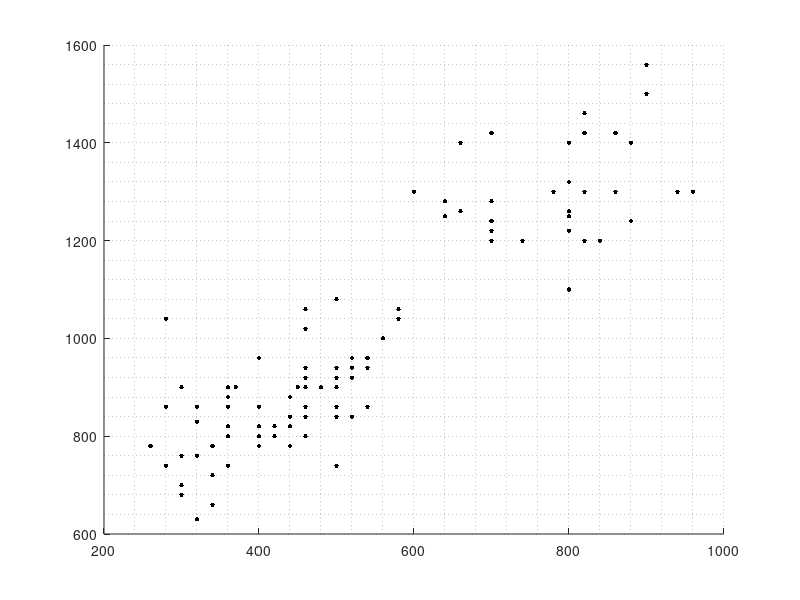

MATLAB code for this plot: (Note: this script raises an error after producing the figure.)

% Clasificar:
% p(clases=c | x) = ( p(x|clase=c) * P(clase=c) ) / p(x)

% Paso E:
% \gamma_c (x) = ( p(x|clase=c; \theta^{n-1}) * P(c;\theta^{n-1}) ) / p(x;\theta^{n-1})

% Paso M:
% \µ^n_c = \sum x * \gamma_c
% cov^n_c = (\sum (x-µ^n_c)*(x-µ^n_c)T * \gamma_c (x)) / sum(\gamma_c(x))
% pi_c = P(c; \theta^{n-1}) = sum(\gamma_c(x))/N


clear all
close all
%graphics_toolkit('gnuplot');
myGreen = [0 0.5 0];

a_total = load('a.txt');
o_total = load('o.txt');
u_total = load('u.txt');

%% Separo en test y train
% a
ind_perm = randperm(length(a_total));	% Entreno en cada corrida con otras muestras
a_train = a_total(ind_perm(1:35),1:2);
a_test = a_total(ind_perm(36:end),1:2);
% o
ind_perm = randperm(length(o_total));	% Entreno en cada corrida con otras muestras
o_train = o_total(ind_perm(1:35),1:2);
o_test = o_total(ind_perm(36:end),1:2);
% u
ind_perm = randperm(length(u_total));	% Entreno en cada corrida con otras muestras
u_train = u_total(ind_perm(1:35),1:2);
u_test = u_total(ind_perm(36:end),1:2);

%% Gráficos conjunto de puntos
train = [a_train;o_train;u_train];

% Hago el 'scatter' de las muestras sin clasificar
figure
hold on
plot(train(:,1), train(:,2),'k.', 'MarkerSize', 10)
grid minor
close

%% Entrenamiento:
% Inicialización con puntos: usar 5 puntos de train con etiquetas para inicializar
% Inicialización supervisada
%[a,b,c,d,e,f,g,h,i] = inicializacion(train, [5], length(a_train));
% Inicialización no supervisada (random)
[a,b,c,d,e,f,g,h,i] = inicializacion(train, [5;'r'], length(a_train));

covg = d + e + f / 3;

%% iteraciones:
% Medias, covarianzas y pi's de las clases
ma = a;	cova = covg;	proba = g;
mo = b;	covo = covg;	probo = h;
mu = c;	covu = covg;	probu = i;

% Label
real_label = [ones(length(a_train),1);2*ones(length(o_train),1);3*ones(length(u_train),1)];

likelihood(2) = -10;
likelihood(1) = -10.1;
limlike = 0.01;
n = 2;

%% Preparo el gráfico
theta = linspace(0, 2*pi, 100);
rot = [cos(theta); sin(theta)];

figure(1); hold on;
% Medias con X
plot(ma(1),ma(2), 'rx','MarkerSize',10);
plot(mo(1),mo(2),'x','color',myGreen,'MarkerSize',10);
plot(mu(1),mu(2), 'bx','MarkerSize',10);
% Puntos bien clasificados
plot(train(:,1).*(real_label==1), train(:,2).*(real_label==1), 'r.', 'MarkerSize',10);
plot(train(:,1).*(real_label==2), train(:,2).*(real_label==2), '.', 'color', myGreen, 'MarkerSize',10);
plot(train(:,1).*(real_label==3), train(:,2).*(real_label==3), 'b.', 'MarkerSize',10);
% ELIPSES
elipsea = (chol(cova)' * rot)' + ma;
elipseo = (chol(covo)' * rot)' + mo;
elipseu = (chol(covu)' * rot)' + mu;
plot(elipsea(:,1),elipsea(:,2),'r');
plot(elipseo(:,1),elipseo(:,2),'color', myGreen);
plot(elipseu(:,1),elipseu(:,2),'b');
axis tight

titles = 'Iteracion ';
title([titles, '0']);


%% Iteración

bool_plot = 0;
N = length(train);

while( abs((likelihood(n-1) - likelihood(n))) > limlike && n<20)
	% %%% PASO E %%% %
	% Calculo de responsabilidades para cada muestra
	for i = 1:length(train)
		x = train(i,:);
		res(1) = mvnpdf(x, ma, cova)*proba;
		res(2) = mvnpdf(x, mo, covo)*probo;
		res(3) = mvnpdf(x, mu, covu)*probu;
		den = sum(res);

		gama(i,:) = res/den;
	end

	% %%% PASO M %%% %
	NA = sum(gama(:,1));	NO = sum(gama(:,2));	NU = sum(gama(:,3));
	% Recalculo:
	% media
	ma = sum(train.*gama(:,1))/sum(gama(:,1));
	mo = sum(train.*gama(:,2))/sum(gama(:,2));
	mu = sum(train.*gama(:,3))/sum(gama(:,3));

	% covarianza
	cova = estim_cov(train, ma, gama(:,1));
	covo = estim_cov(train, mo, gama(:,2));
	covu = estim_cov(train, mu, gama(:,3));

	% pi (probabilidad)
	proba = sum(gama(:,1))/sum(sum(gama));
	probo = NO/N;
	probu = NU/N;

	% %%% LIKELIHOOD %%% %	optimizar
	den = sum(mvnpdf(train,ma,cova)*proba) + sum(mvnpdf(train,mo,covo)*probo) + sum(mvnpdf(train,mu,covu)*probu);

	%log_likelihood
	likelihood(n+1) = sum(log(den));

	if(bool_plot)
		% Gráfico
		figure(n); hold on;
		% Medias con X
		plot(mu(1),mu(2), 'bx','MarkerSize',10);
		plot(ma(1),ma(2), 'rx','MarkerSize',10);
		plot(mo(1),mo(2),'x','color',myGreen,'MarkerSize',10);
		% Puntos bien clasificados
		plot(train(:,1).*(real_label==3), train(:,2).*(real_label==3), 'b.', 'MarkerSize',10);
		plot(train(:,1).*(real_label==1), train(:,2).*(real_label==1), 'r.', 'MarkerSize',10);
		plot(train(:,1).*(real_label==2), train(:,2).*(real_label==2), '.', 'color', myGreen, 'MarkerSize',10);
		% Puntos clasificados
		scatter(train(:,1), train(:,2), 10, gama);
		% ELIPSES
		elipsea = (chol(cova)' * rot)' + ma;
		elipseo = (chol(covo)' * rot)' + mo;
		elipseu = (chol(covu)' * rot)' + mu;
		plot(elipseu(:,1),elipseu(:,2),'b');
		plot(elipsea(:,1),elipsea(:,2),'r');
		plot(elipseo(:,1),elipseo(:,2),'color', myGreen);

		axis tight
		title([titles, num2str(n-1)]);
	end

	n += 1;
end


%% Plots de datos tras entrenamiento
% Es el último gráfico de la iteración

%%% Plot likelihood
figure
plot(likelihood);
title('Logaritmo de la verosimilitud en función de las iteraciones');
xlabel('Iteración');
ylabel('log(likelihood)');


%% Test
test = [a_test;o_test;u_test];
test_real_label = [ones(length(a_test),1);2*ones(length(o_test),1);3*ones(length(u_test),1)];

for k=1:length(test)
		disc(k,1) = discriminante(test(k,:), ma, cova, proba);
		disc(k,2) = discriminante(test(k,:), mo, covo, probo);
		disc(k,3) = discriminante(test(k,:), mu, covu, probu);
		[a,b] = max(disc(k,:));
		test_label(k) = b;
end

% Gráfico
figure()
hold on

% Medias
plot(ma(1),ma(2), 'rx','MarkerSize',20);
plot(mo(1),mo(2),'x','color',myGreen,'MarkerSize',20);
plot(mu(1),mu(2), 'bx','MarkerSize',20);

% Puntos encontrados
plot(test(:,1).*(test_label==1)', test(:,2).*(test_label==1)', 'ro');
plot(test(:,1).*(test_label==2)', test(:,2).*(test_label==2)', 'o', 'color', myGreen);
plot(test(:,1).*(test_label==3)', test(:,2).*(test_label==3)', 'bo');

% Puntos reales
plot(test(:,1).*(test_real_label==1), test(:,2).*(test_real_label==1), 'rx');
plot(test(:,1).*(test_real_label==2), test(:,2).*(test_real_label==2), 'x', 'color', myGreen);
plot(test(:,1).*(test_real_label==3), test(:,2).*(test_real_label==3), 'bx');

ErrorRatio = sum(test_label'==test_real_label)*100/length(test_label)

title(['Test con ErrorRatio de ' num2str(ErrorRatio,4) '%'])

